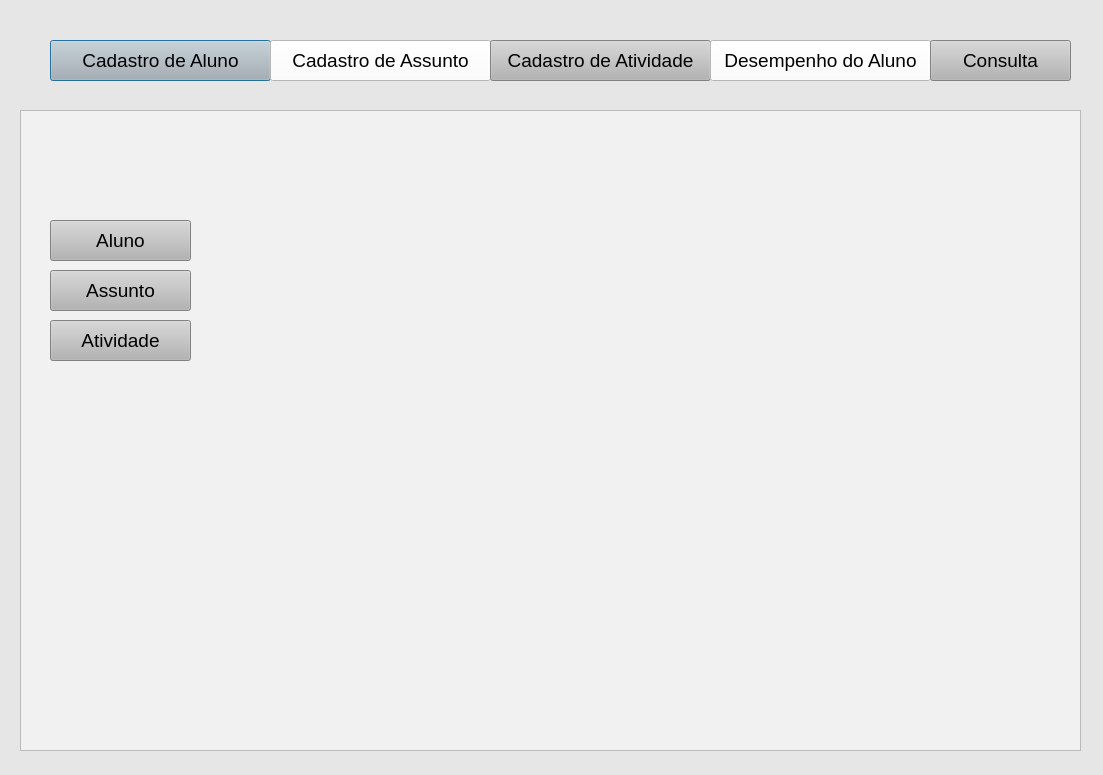
<?xml version="1.0" encoding="UTF-8"?>
<ui version="4.0">
 <class>Dialog</class>
 <widget class="QDialog" name="Dialog">
  <property name="geometry">
   <rect>
    <x>0</x>
    <y>0</y>
    <width>1103</width>
    <height>775</height>
   </rect>
  </property>
  <property name="windowTitle">
   <string>Agenda de Atividade</string>
  </property>
  <property name="styleSheet">
   <string notr="true">background-color: rgb(230, 230, 230);</string>
  </property>
  <widget class="QPushButton" name="pushButton">
   <property name="geometry">
    <rect>
     <x>50</x>
     <y>40</y>
     <width>221</width>
     <height>41</height>
    </rect>
   </property>
   <property name="font">
    <font>
     <pointsize>14</pointsize>
    </font>
   </property>
   <property name="styleSheet">
    <string notr="true">background-color: rgb(180, 180, 180);</string>
   </property>
   <property name="text">
    <string>Cadastro de Aluno</string>
   </property>
  </widget>
  <widget class="QPushButton" name="pushButton_2">
   <property name="geometry">
    <rect>
     <x>270</x>
     <y>40</y>
     <width>221</width>
     <height>41</height>
    </rect>
   </property>
   <property name="font">
    <font>
     <pointsize>14</pointsize>
    </font>
   </property>
   <property name="styleSheet">
    <string notr="true">background-color: rgb(255, 255, 255);</string>
   </property>
   <property name="text">
    <string>Cadastro de Assunto</string>
   </property>
  </widget>
  <widget class="QPushButton" name="pushButton_3">
   <property name="geometry">
    <rect>
     <x>490</x>
     <y>40</y>
     <width>221</width>
     <height>41</height>
    </rect>
   </property>
   <property name="font">
    <font>
     <pointsize>14</pointsize>
    </font>
   </property>
   <property name="styleSheet">
    <string notr="true">background-color: rgb(180, 180, 180);</string>
   </property>
   <property name="text">
    <string>Cadastro de Atividade</string>
   </property>
  </widget>
  <widget class="QPushButton" name="pushButton_4">
   <property name="geometry">
    <rect>
     <x>710</x>
     <y>40</y>
     <width>221</width>
     <height>41</height>
    </rect>
   </property>
   <property name="font">
    <font>
     <pointsize>14</pointsize>
    </font>
   </property>
   <property name="styleSheet">
    <string notr="true">background-color: rgb(255, 255, 255);</string>
   </property>
   <property name="text">
    <string>Desempenho do Aluno</string>
   </property>
  </widget>
  <widget class="QPushButton" name="pushButton_5">
   <property name="geometry">
    <rect>
     <x>930</x>
     <y>40</y>
     <width>141</width>
     <height>41</height>
    </rect>
   </property>
   <property name="font">
    <font>
     <pointsize>14</pointsize>
    </font>
   </property>
   <property name="styleSheet">
    <string notr="true">background-color: rgb(180, 180, 180);</string>
   </property>
   <property name="text">
    <string>Consulta</string>
   </property>
  </widget>
  <widget class="QTextBrowser" name="textBrowser">
   <property name="geometry">
    <rect>
     <x>20</x>
     <y>110</y>
     <width>1061</width>
     <height>641</height>
    </rect>
   </property>
   <property name="styleSheet">
    <string notr="true">background-color: rgb(241, 241, 241);</string>
   </property>
  </widget>
  <widget class="QPushButton" name="pushButton_11">
   <property name="geometry">
    <rect>
     <x>50</x>
     <y>220</y>
     <width>141</width>
     <height>41</height>
    </rect>
   </property>
   <property name="font">
    <font>
     <pointsize>14</pointsize>
    </font>
   </property>
   <property name="styleSheet">
    <string notr="true">background-color: rgb(180, 180, 180);</string>
   </property>
   <property name="text">
    <string>Aluno</string>
   </property>
  </widget>
  <widget class="QPushButton" name="pushButton_12">
   <property name="geometry">
    <rect>
     <x>50</x>
     <y>270</y>
     <width>141</width>
     <height>41</height>
    </rect>
   </property>
   <property name="font">
    <font>
     <pointsize>14</pointsize>
    </font>
   </property>
   <property name="styleSheet">
    <string notr="true">background-color: rgb(180, 180, 180);</string>
   </property>
   <property name="text">
    <string>Assunto</string>
   </property>
  </widget>
  <widget class="QPushButton" name="pushButton_13">
   <property name="geometry">
    <rect>
     <x>50</x>
     <y>320</y>
     <width>141</width>
     <height>41</height>
    </rect>
   </property>
   <property name="font">
    <font>
     <pointsize>14</pointsize>
    </font>
   </property>
   <property name="styleSheet">
    <string notr="true">background-color: rgb(180, 180, 180);</string>
   </property>
   <property name="text">
    <string>Atividade</string>
   </property>
  </widget>
 </widget>
 <resources/>
 <connections/>
</ui>
